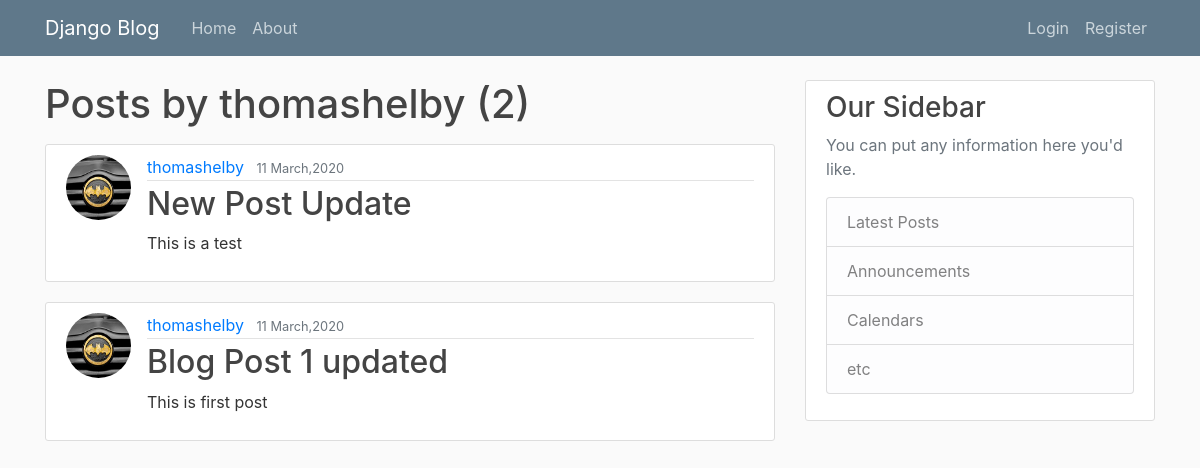
Screenshot of /user/thomashelby with the database file from the repository.
### blog/models.py (models this page shows, shortened)
class Post(models.Model):
    title=models.CharField(max_length=100)
    content=models.TextField()
    date_posted=models.DateTimeField(default=timezone.now)
    author=models.ForeignKey(User,on_delete=models.CASCADE)

### users/models.py (models this page shows, shortened)
class Profile(models.Model):
    user=models.OneToOneField(User,on_delete=models.CASCADE)
    image=models.ImageField(default='default.jpg',upload_to='profile_pics')

### blog/views.py (the view)
# urls.py: path('user/<str:username>', UserPostListView.as_view(),name='user-posts'),
class UserPostListView(ListView):
    model=Post
    template_name='blog/user_posts.html'
    context_object_name='posts'
    ordering=['-date_posted']
    paginate_by=5
    def get_queryset(self):
        user=get_object_or_404(User,username=self.kwargs.get('username'))
        return Post.objects.filter(author=user).order_by('-date_posted')

### blog/templates/blog/user_posts.html (shortened to what this page needs)
{% extends "blog/base.html" %}
{% block content %}
<h1 class="mb-3">Posts by {{ view.kwargs.username }} ({{ page_obj.paginator.count }})</h1>
    {% for post in posts %}
    <article class="media content-section">
      <img class="rounded-circle article-img" src="{{ post.author.profile.image.url }}">
        <div class="media-body">
          <div class="article-metadata">
            <a class="mr-2" href="{% url 'user-posts' post.author.username %}">{{ post.author }}</a>
            <small class="text-muted">{{ post.date_posted|date:"d F,Y" }}</small>
          </div>
          <h2><a class="article-title" href="{% url 'post-detail' post.pk %}">{{ post.title }}</a></h2>
          <p class="article-content">{{ post.content }}</p>
        </div>
      </article>
    {% endfor %}
{% endblock content %}

### blog/static/blog/main.css (style rules this page uses)
body { background: #fafafa; color: #333333; margin-top: 5rem; }
h1, h2, h3, h4, h5, h6 { color: #444444; }
.content-section { background: #ffffff; padding: 10px 20px; border: 1px solid #dddddd; border-radius: 3px; margin-bottom: 20px; }
.article-title { color: #444444; }
.article-content { white-space: pre-line; }
.article-img { height: 65px; width: 65px; margin-right: 16px; }
.article-metadata { padding-bottom: 1px; margin-bottom: 4px; border-bottom: 1px solid #e3e3e3 }

### rows the page displays
Post: author.profile.image (picture), author "thomashelby", date_posted "11 March,2020", title "New Post Update", content "This is a test"
Post: author.profile.image (picture), author "thomashelby", date_posted "11 March,2020", title "Blog Post 1 updated", content "This is first post"

### other values shown
{{ view.kwargs.username }} "thomashelby"
{{ page_obj.paginator.count }} "2"
